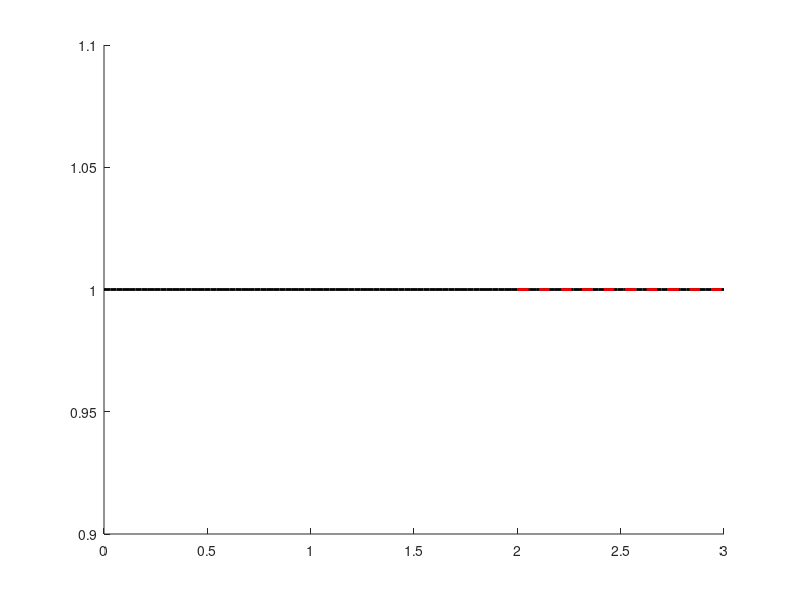

Write the MATLAB code that produced this figure. (Note: this script raises an error after producing the figure.)
clc; clear; close all;

% Parameter range
alpha = 1; % You can change this value
beta_vals = linspace(0, 3, 100); % Range of beta values
beta_critical = 1 + alpha; % Hopf bifurcation point

% Equilibrium solutions
u_eq = ones(size(beta_vals)); % u* = 1 for all beta
v_eq = beta_vals ./ alpha; % v* = beta / alpha

% Compute eigenvalues to determine stability
lambda_real = -(beta_vals + 1) / 2; % Real part of eigenvalues
lambda_imag = sqrt(alpha - (lambda_real).^2); % Imaginary part

% Plot bifurcation diagram
figure;
hold on;
plot(beta_vals, u_eq, 'k', 'LineWidth', 2); % Stable equilibrium branch

% Identify bifurcation point
idx_bifurcation = find(beta_vals >= beta_critical, 1);
plot(beta_vals(idx_bifurcation:end), u_eq(idx_bifurcation:end), 'r--', 'LineWidth', 2); % Limit cycle emerges

% Mark critical bifurcation point
xline(beta_critical, 'b--', 'LineWidth', 2);

xlabel('\beta'); ylabel('u*');
title('Hopf Bifurcation Diagram');
legend('Stable Equilibrium', 'Limit Cycle Emergence', 'Bifurcation Point');
grid on;
hold off;


%% 
clc; clear; close all;

% Parameters
alpha = 1; % Change if needed
beta_vals = linspace(0, 3, 50); % Range of beta values
t = linspace(0, 20, 200); % Time range
[Beta, T] = meshgrid(beta_vals, t); % Create meshgrid

% Equilibrium solutions
U_eq = ones(size(Beta)); % u* = 1 for all beta
V_eq = Beta / alpha; % v* = beta / alpha

% Define limit cycle amplitude after bifurcation
A = sqrt(Beta - (1 + alpha)); % Amplitude
A(Beta < (1 + alpha)) = 0; % No oscillation before bifurcation

% Oscillatory solutions
w = sqrt(alpha); % Frequency
U_osc = U_eq + A .* cos(w * T);
V_osc = V_eq + A .* sin(w * T); % Phase-shifted by π/2

% 3D plot
figure;
surf(Beta, V_osc, U_osc, 'EdgeColor', 'none'); % Surface plot

% Formatting
xlabel('\beta', 'FontSize', 12); 
ylabel('v(t)', 'FontSize', 12); 
zlabel('u(t)', 'FontSize', 12);
title('3D Hopf Bifurcation: u vs v vs \beta', 'FontSize', 14);
colormap(jet);
colorbar;
view(45, 30); % Adjust viewing angle
grid on;

% Add bifurcation boundary
hold on;
beta_critical = 1 + alpha;
plot3(ones(size(V_eq)) * beta_critical, V_eq, U_eq, 'k--', 'LineWidth', 2); % Bifurcation boundary

% Label the critical bifurcation point
text(beta_critical, max(V_eq(:)), max(U_eq(:)), sprintf('\\beta_{critical} = %.2f', beta_critical), ...
    'FontSize', 12, 'Color', 'k', 'FontWeight', 'bold', 'HorizontalAlignment', 'left');

hold off;
